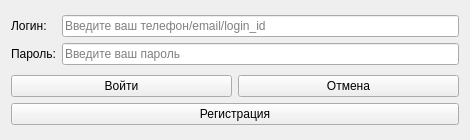
<?xml version="1.0" encoding="UTF-8"?>
<ui version="4.0">
 <class>Form</class>
 <widget class="QWidget" name="Form">
  <property name="geometry">
   <rect>
    <x>0</x>
    <y>0</y>
    <width>470</width>
    <height>140</height>
   </rect>
  </property>
  <property name="maximumSize">
   <size>
    <width>470</width>
    <height>140</height>
   </size>
  </property>
  <property name="windowTitle">
   <string>Форма входа</string>
  </property>
  <layout class="QVBoxLayout" name="verticalLayout_4">
   <item>
    <layout class="QHBoxLayout" name="horizontalLayout">
     <item>
      <layout class="QVBoxLayout" name="verticalLayout">
       <item>
        <widget class="QLabel" name="label">
         <property name="text">
          <string>Логин:</string>
         </property>
        </widget>
       </item>
       <item>
        <widget class="QLabel" name="label_2">
         <property name="text">
          <string>Пароль:</string>
         </property>
        </widget>
       </item>
      </layout>
     </item>
     <item>
      <layout class="QVBoxLayout" name="verticalLayout_2">
       <item>
        <widget class="QLineEdit" name="lineEditLogin">
         <property name="placeholderText">
          <string>Введите ваш телефон/email/login_id</string>
         </property>
        </widget>
       </item>
       <item>
        <widget class="QLineEdit" name="lineEditPassword">
         <property name="echoMode">
          <enum>QLineEdit::EchoMode::Password</enum>
         </property>
         <property name="placeholderText">
          <string>Введите ваш пароль</string>
         </property>
        </widget>
       </item>
      </layout>
     </item>
    </layout>
   </item>
   <item>
    <layout class="QVBoxLayout" name="verticalLayout_3">
     <item>
      <layout class="QHBoxLayout" name="horizontalLayout_2">
       <item>
        <widget class="QPushButton" name="pushButtonLogin">
         <property name="text">
          <string>Войти</string>
         </property>
        </widget>
       </item>
       <item>
        <widget class="QPushButton" name="pushButtonCancel">
         <property name="text">
          <string>Отмена</string>
         </property>
        </widget>
       </item>
      </layout>
     </item>
     <item>
      <widget class="QPushButton" name="pushButtonRegistration">
       <property name="text">
        <string>Регистрация</string>
       </property>
      </widget>
     </item>
    </layout>
   </item>
  </layout>
 </widget>
 <resources/>
 <connections/>
</ui>
